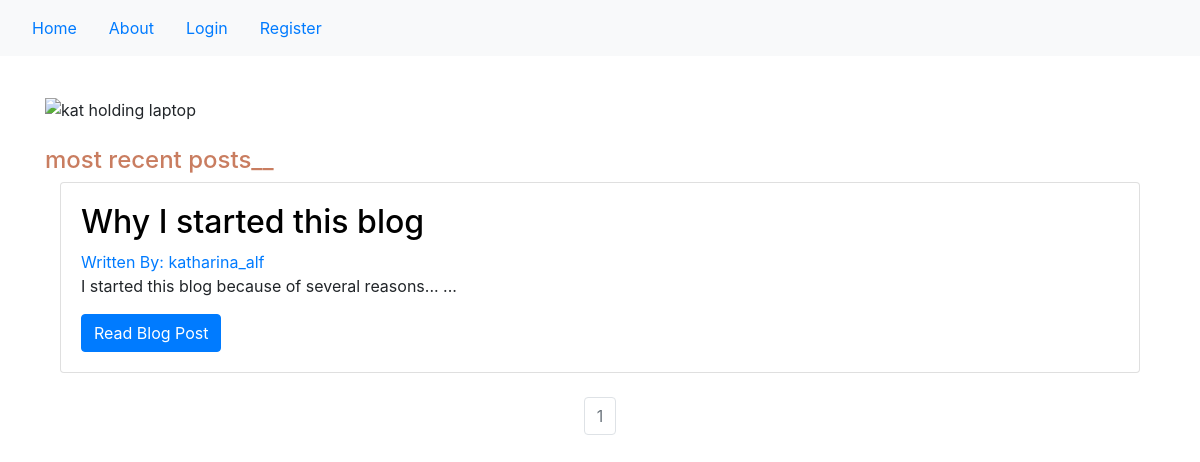
Before: / with the older database file.
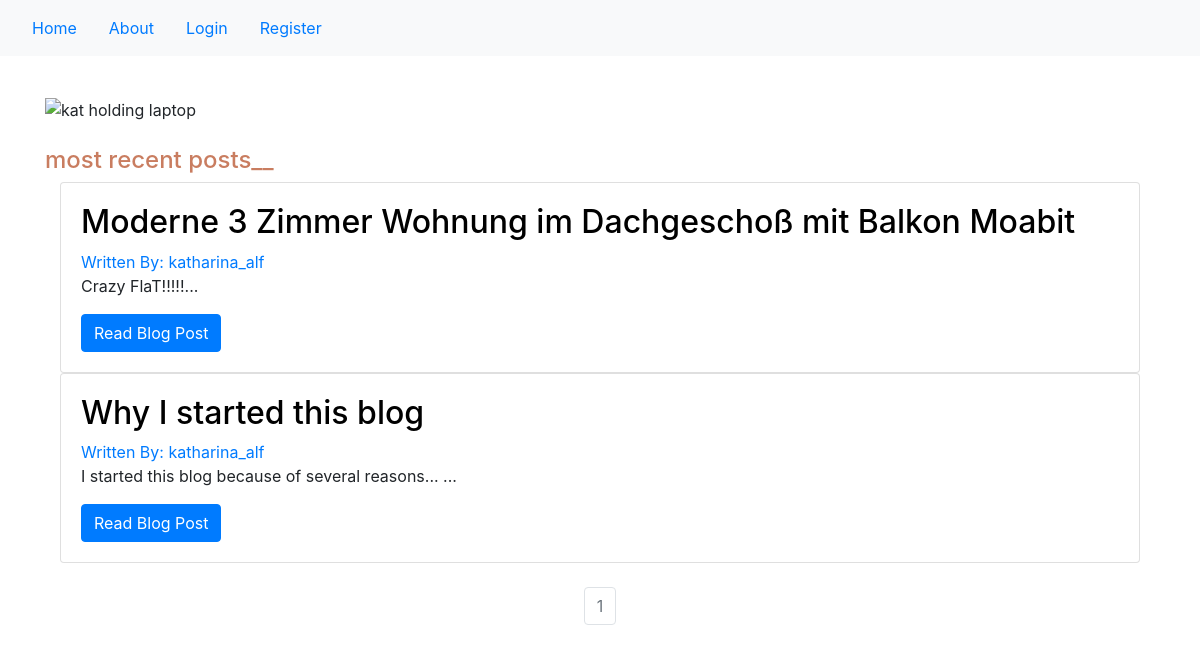
After: the same page with the newer database file.
### blogproject/models.py (models this page shows, shortened)
class BlogPost(db.Model):
    users = db.relationship(User)
    id = db.Column(db.Integer, primary_key=True)
    user_id = db.Column(db.Integer, db.ForeignKey('users.id'), nullable=False)
    date = db.Column(db.DateTime, nullable=False, default=datetime.utcnow)
    title = db.Column(db.String(140), nullable=False)
    text = db.Column(db.Text, nullable=False)

class User(db.Model,UserMixin):
    __tablename__ = 'users'
    id = db.Column(db.Integer,primary_key=True)
    profile_image = db.Column(db.String(64), nullable=False, default ='default_profile.png')
    email = db.Column(db.String(64), index=True)
    username = db.Column(db.String(64), unique=True, index=True)
    password_hash = db.Column(db.String(128))
    posts = db.relationship('BlogPost', backref='author', lazy=True)

### blogproject/core/views.py (the view)
@core.route('/')
def index():
    page = request.args.get('page', 1, type=int)
    blog_posts = BlogPost.query.order_by(BlogPost.id.desc()).paginate(page=page, per_page=10)
    return render_template('index.html',blog_posts=blog_posts)

### blogproject/templates/index.html (shortened to what this page needs)
{% extends "base.html" %}
{% block content %}
  <div class= "firstsection">
    <br>
    <img class="headimage" src="../static/coverimageblog.png" alt="kat holding laptop" style="max-width:80%;
    height:auto">
     <div class = "introtext">
       <br>
        <h4 style="color:#C97D60;">  most recent posts__</h4>
     </div>
  </div>
  <div class="container">
    {% for post in blog_posts.items %}
    <div class="card" >
      <div class="card-body">
        <h2><a class="card-title" href="  {{ url_for('blog_posts.blog_post', blog_post_id=post.id) }}">{{ post.title }}</a></h2>
        <a href="{{ url_for('users.user_posts', username=post.author.username) }}">Written By: {{ post.author.username }}</a>
        <p class="card-text">{{ post.text[:100] }}...</p>
        <a href="{{ url_for('blog_posts.blog_post', blog_post_id=post.id) }}" class="btn btn-primary">Read Blog Post</a>
      </div>
    </div>
   {% endfor %}
<br>
   <nav aria-label="Page navigation example">
     <ul class="pagination justify-content-center">
       {% for page_num in blog_posts.iter_pages(left_edge=1, right_edge=1, left_current=1, right_current=2) %}
          {% if blog_posts.page == page_num %}
          <li class="page-item disabled">
            <a class="page-link" href="{{ url_for('core.index', page=page_num) }}">{{ page_num }}</a></li>
          {% else %}
            <li class="page-item"><a class="page-link" href="{{ url_for('core.index', page=page_num) }}">{{ page_num }}</a></li>
          {% endif %}
      {% endfor %}
    </nav>
{% endblock %}

### blogproject/templates/base.html (shortened to what this page needs)
<!DOCTYPE html>
<html lang ="en" dir = "ltr">
<head>
<link rel="stylesheet" href="https://stackpath.bootstrapcdn.com/bootstrap/4.4.1/css/bootstrap.min.css">
    <link rel="stylesheet" href="../static/styles.css">
</head>
<body>
<ul class="navbar navbar-expand-lg navbar-light bg-light" style="background-color: white;">
<li class= 'nav-link'>
<a href="{{url_for('core.index')}}">Home</a>
</li>
<li class= 'nav-link'>
<a href="https://www.linkedin.com/in/katharina-alf-9918878a/">About</a>
</li>
{% if current_user.is_authenticated %}
<li class= 'nav-link'>
<a href="{{url_for('users.logout')}}">Log Out</a>
</li>
<li class= 'nav-link'>
<a href="{{url_for('users.account')}}">Account</a>
</li>
<li class= 'nav-link'>
<a href="{{url_for('blog_posts.create_post')}}">Create Post</a>
</li>
{% else %}
<li class= 'nav-link'>
<a href="{{url_for('users.login')}}">Login</a>
</li>
<li class= 'nav-link'>
<a href="{{url_for('users.register')}}">Register</a>
</li>
{% endif %}
</ul>
<div class="container">
{% block content %}
{% endblock %}
</div>
</body>
</html>

### blogproject/static/styles.css (style rules this page uses)
.card-title { color: black; }

Changed rows visible on the page:
added BlogPost: title "Moderne 3 Zimmer Wohnung im Dachgeschoß mit Balkon Moabit", author.username "katharina_alf", text "Crazy FlaT!!!!!"
